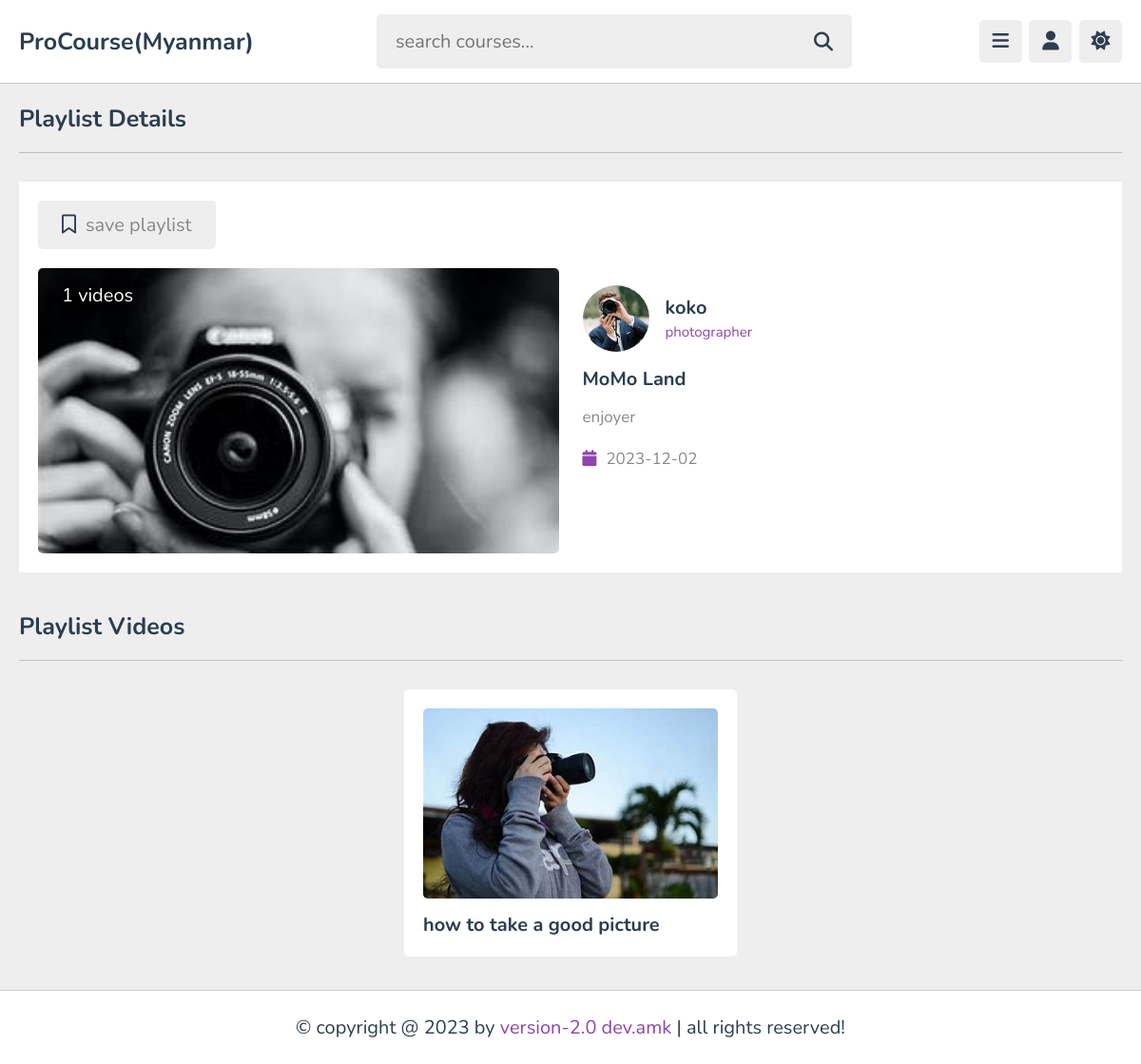
Page /playlist.php?get_id=QYmEsR8WEeip95YYH5Dp on the committed database.
### tables this page shows
CREATE TABLE `playlist` (
  `id` varchar(20) NOT NULL,
  `tutor_id` varchar(20) NOT NULL,
  `title` varchar(100) NOT NULL,
  `description` varchar(1000) NOT NULL,
  `thumb` varchar(100) NOT NULL,
  `date` date NOT NULL DEFAULT current_timestamp(),
  `status` varchar(20) NOT NULL DEFAULT 'deactive'
);

CREATE TABLE `tutors` (
  `id` varchar(20) NOT NULL,
  `name` varchar(50) NOT NULL,
  `profession` varchar(50) NOT NULL,
  `email` varchar(50) NOT NULL,
  `password` varchar(50) NOT NULL,
  `image` varchar(100) NOT NULL
);

CREATE TABLE `content` (
  `id` varchar(20) NOT NULL,
  `tutor_id` varchar(20) NOT NULL,
  `playlist_id` varchar(20) NOT NULL,
  `title` varchar(100) NOT NULL,
  `description` varchar(1000) NOT NULL,
  `video` varchar(100) NOT NULL,
  `thumb` varchar(100) NOT NULL,
  `date` date NOT NULL DEFAULT current_timestamp(),
  `status` varchar(20) NOT NULL DEFAULT 'deactive'
);

### playlist.php (the view, shortened to what this page needs)
<?php
include 'components/connect.php';
if(isset($_COOKIE['user_id'])){
   $user_id = $_COOKIE['user_id'];
}else{
   $user_id = '';
}
if(isset($_GET['get_id'])){
   $get_id = $_GET['get_id'];
}else{
   $get_id = '';
   header('location:home.php');
}
?>
<!DOCTYPE html>
<html lang="en">
<head>
   <link rel="stylesheet" href="https://cdnjs.cloudflare.com/ajax/libs/font-awesome/6.2.0/css/all.min.css">
   <link rel="stylesheet" href="css/style.css">
</head>
<body>
<?php include 'components/user_header.php'; ?>
<section class="playlist">
   <h1 class="heading">playlist details</h1>
   <div class="row">
      <?php
         $select_playlist = $conn->prepare("SELECT * FROM `playlist` WHERE id = ? and status = ? LIMIT 1");
         $select_playlist->execute([$get_id, 'active']);
         if($select_playlist->rowCount() > 0){
            $fetch_playlist = $select_playlist->fetch(PDO::FETCH_ASSOC);
            $playlist_id = $fetch_playlist['id'];
            $count_videos = $conn->prepare("SELECT * FROM `content` WHERE playlist_id = ?");
            $count_videos->execute([$playlist_id]);
            $total_videos = $count_videos->rowCount();
            $select_tutor = $conn->prepare("SELECT * FROM `tutors` WHERE id = ? LIMIT 1");
            $select_tutor->execute([$fetch_playlist['tutor_id']]);
            $fetch_tutor = $select_tutor->fetch(PDO::FETCH_ASSOC);
            $select_bookmark = $conn->prepare("SELECT * FROM `bookmark` WHERE user_id = ? AND playlist_id = ?");
            $select_bookmark->execute([$user_id, $playlist_id]);
      ?>
      <div class="col">
         <form action="" method="post" class="save-list">
            <?php
               if($select_bookmark->rowCount() > 0){
            ?>
            <button type="submit" name="save_list"><i class="fas fa-bookmark"></i><span>saved</span></button>
            <?php
               }else{
            ?>
               <button type="submit" name="save_list"><i class="far fa-bookmark"></i><span>save playlist</span></button>
            <?php
               }
            ?>
         </form>
         <div class="thumb">
            <span><?= $total_videos; ?> videos</span>
            <img src="uploaded_files/<?= $fetch_playlist['thumb']; ?>" alt="">
         </div>
      </div>
      <div class="col">
         <div class="tutor">
            <img src="uploaded_files/<?= $fetch_tutor['image']; ?>" alt="">
            <div>
               <h3><?= $fetch_tutor['name']; ?></h3>
               <span><?= $fetch_tutor['profession']; ?></span>
            </div>
         </div>
         <div class="details">
            <h3><?= $fetch_playlist['title']; ?></h3>
            <p><?= $fetch_playlist['description']; ?></p>
            <div class="date"><i class="fas fa-calendar"></i><span><?= $fetch_playlist['date']; ?></span></div>
         </div>
      </div>
      <?php
         }else{
            echo '<p class="empty">this playlist was not found!</p>';
         }
      ?>
   </div>
</section>
<section class="videos-container">
   <h1 class="heading">playlist videos</h1>
   <div class="box-container">
      <?php
         $select_content = $conn->prepare("SELECT * FROM `content` WHERE playlist_id = ? AND status = ? ORDER BY date DESC");
         $select_content->execute([$get_id, 'active']);
         if($select_content->rowCount() > 0){
            while($fetch_content = $select_content->fetch(PDO::FETCH_ASSOC)){
      ?>
      <a href="watch_video.php?get_id=<?= $fetch_content['id']; ?>" class="box">
         <img src="uploaded_files/<?= $fetch_content['thumb']; ?>" alt="">
         <h3><?= $fetch_content['title']; ?></h3>
      </a>
      <?php
            }
         }else{
            echo '<p class="empty">no videos added yet!</p>';
         }
      ?>
   </div>
</section>
<?php include 'components/footer.php'; ?>
</body>
</html>

### components/user_header.php (shortened to what this page needs)
<header class="header">
   <section class="flex">
      <a href="home.php" class="logo">ProCourse(Myanmar)</a>
      <form action="search_course.php" method="post" class="search-form">
         <input type="text" name="search_course" placeholder="search courses..." required maxlength="100">
         <button type="submit" class="fas fa-search" name="search_course_btn"></button>
      </form>
      <div class="icons">
         <div id="menu-btn" class="fas fa-bars"></div>
         <div id="user-btn" class="fas fa-user"></div>
         <div id="toggle-btn" class="fas fa-sun"></div>
      </div>
   </section>
</header>

### components/footer.php
<footer class="footer">
   &copy; copyright @ <?= date('Y'); ?> by <span>version-2.0 dev.amk</span> | all rights reserved!
</footer>

### css/style.css (style rules this page uses)
:root { --main-color:#8e44ad; --red:#e74c3c; --oragen:#f39c12; --white:#fff; --black:#2c3e50; --light-color:#888; --light-bg:#eee; --border:.1rem solid rgba(0,0,0,.2); }
* { font-family: 'Nunito', sans-serif; margin: 0; padding: 0; box-sizing: border-box; outline: none; border: none; text-decoration: none; }
html { font-size: 62.5%; overflow-x: hidden; }
body { background-color: var(--light-bg); padding-left: 30rem; }
section { padding:2rem; max-width: 1200px; margin: 0 auto; }
.heading { padding-bottom: 1.8rem; border-bottom: var(--border); font-size: 2.5rem; color: var(--black); text-transform: capitalize; margin-bottom: 3rem; }
.header { background-color: var(--white); border-bottom: var(--border); position: sticky; top: 0; left: 0; right: 0; z-index: 1000; }
.header .flex { padding: 1.5rem 2rem; position: relative; display: flex; align-items: center; justify-content: space-between; }
.header .flex .logo { font-size: 2.5rem; color: var(--black); font-weight: bolder; }
.header .flex .search-form { width: 50rem; border-radius: .5rem; display: flex; align-items: center; gap: 2rem; padding: 1.5rem 2rem; background-color: var(--light-bg); }
.header .flex .search-form input { width: 100%; background:none; font-size: 2rem; color: var(--black); }
.header .flex .search-form button { font-size: 2rem; color: var(--black); cursor: pointer; background: none; }
.header .flex .icons div { font-size: 2rem; color: var(--black); border-radius: .5rem; height: 4.5rem; cursor: pointer; width: 4.5rem; line-height: 4.4rem; background-color: var(--light-bg); text-align: center; margin-left: .5rem; }
.playlist .row { display: flex; align-items: center; gap:2.5rem; flex-wrap: wrap; padding: 2rem; background-color: var(--white); }
.playlist .row .col { flex: 1 1 40rem; }
.playlist .row .col .save-list button { font-size: 2rem; border-radius: .5rem; background-color: var(--light-bg); padding: 1.2rem 2.5rem; cursor: pointer; margin-bottom: 2rem; }
.playlist .row .col .save-list button i { color: var(--black); margin-right: 1rem; }
.playlist .row .col .save-list button span { color: var(--light-color); }
.playlist .row .col .thumb { position: relative; height: 30rem; }
.playlist .row .col .thumb span { position: absolute; top: 1rem; left: 1rem; border-radius: .5rem; padding: .5rem 1.5rem; font-size: 2rem; color: #fff; background-color: rgba(0,0,0,.3); }
.playlist .row .col .thumb img { width: 100%; height: 100%; border-radius: .5rem; object-fit: cover; }
.playlist .row .col .tutor { display: flex; align-items: center; gap: 1.7rem; }
.playlist .row .col .tutor img { height: 7rem; width: 7rem; border-radius: 50%; object-fit: cover; }
.playlist .row .col .tutor h3 { font-size: 2rem; color: var(--black); margin-bottom: .2rem; }
.playlist .row .col .tutor span { color: var(--main-color); font-size: 1.5rem; }
.playlist .row .col .details { padding-top: 1.5rem; }
.playlist .row .col .details h3 { font-size: 2rem; color: var(--black); }
.playlist .row .col .details p { padding: 1rem 0; line-height: 2; color: var(--light-color); font-size: 1.7rem; }
.playlist .row .col .details .date { font-size: 1.7rem; padding-top: .5rem; }
.playlist .row .col .details .date i { color: var(--main-color); margin-right: 1rem; }
.playlist .row .col .details .date span { color: var(--light-color); }
.videos-container .box-container { display: grid; grid-template-columns: repeat(auto-fit, 35rem); gap: 1.5rem; align-items: flex-start; justify-content: center; }
.videos-container .box-container .box { position: relative; border-radius: .5rem; padding: 2rem; background-color: var(--white); }
.videos-container .box-container .box img { height: 20rem; width: 100%; border-radius: .5rem; object-fit: cover; }
.videos-container .box-container .box h3 { font-size: 2rem; color: var(--black); margin-top: 1rem; }
.footer { position: sticky; bottom: 0; right: 0; left: 0; background-color: var(--white); border-top: var(--border); padding:2.5rem 2rem; text-align: center; color: var(--black); font-size: 2rem; margin-top: 1.5rem; z-index: 1000; }
.footer span { color: var(--main-color); }
@media (max-width:1200px) { body { padding-left: 0; } }

### rows in the picture
playlist: thumb (picture), title "MoMo Land", description "enjoyer", date "2023-12-02"
tutors: image (picture), name "koko", profession "photographer"
content: thumb (picture), title "how to take a good picture"

### other values in the picture
$total_videos "1"
